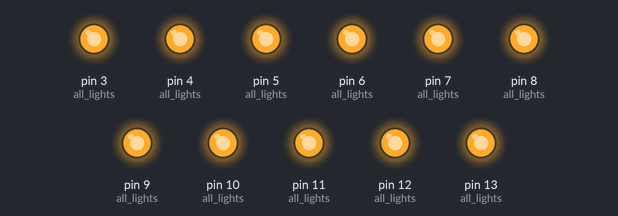
A sketch run on a simulated Arduino Uno, built with avr-gcc and run on an emulated ATmega328P. Parts: output pins drawn as LEDs (lit = HIGH). What the sketch prints to the serial monitor is not drawn.

Above: at 5.2 s.
At 5.7 s:
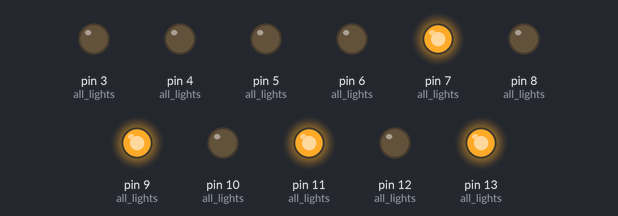
At 6.7 s:
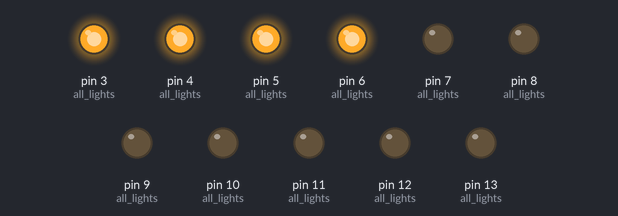
At 7.7 s:
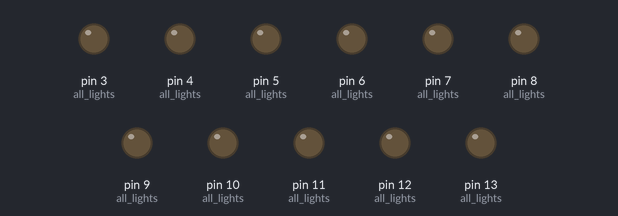
At 9.45 s:
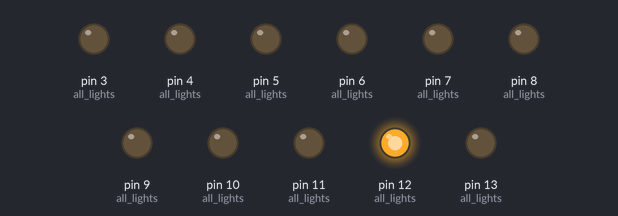
At 11.3 s:
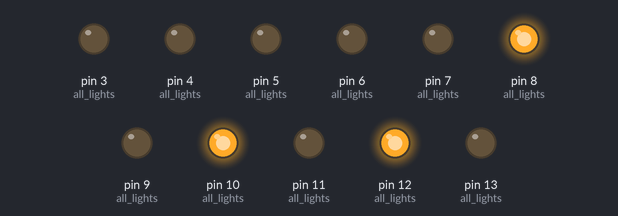
Timing chart, 0 to 11.6 s (numbered marks = the images above):
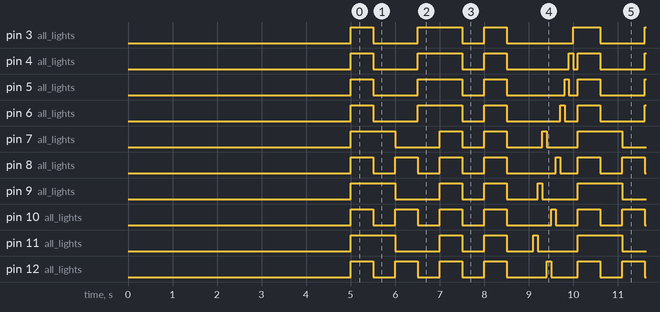

The sketch:

11_LED_Light_Flash_Sequence.ino
```cpp
//11-LED Light Flashing Sequence
//Written by Benjamin Wenger on 12-25-2025
//Last Updated 12-28-2025

//Define Pin Locations
const int R1 = 13;
const int W1 = 12;
const int R2 = 11;
const int W2 = 10;
const int R3 = 9;
const int W3 = 8;
const int R4 = 7;
const int BL1 = 6;
const int BL2 = 5;
const int BL3 = 4;
const int BL4 = 3;

//Define Light Groupings
int red_lights[] = {R1,R2,R3,R4};
int white_lights[] = {W1,W2,W3};
int blue_lights[] = {BL1,BL2,BL3,BL4};
int all_lights[] = {R1,R2,R3,R4,W1,W2,W3,BL1,BL2,BL3,BL4};

//Define a macro to find the length of any array
#define ARRAY_LENGTH(x) (sizeof(x) / sizeof(x[0]))

//Initialize length variables using the above macro
int red_length = ARRAY_LENGTH(red_lights);
int white_length = ARRAY_LENGTH(white_lights);
int blue_length = ARRAY_LENGTH(blue_lights);
int all_length = ARRAY_LENGTH(all_lights);

//Function to flash one LED
void light_flash(int pin, int duration) {
  digitalWrite(pin,HIGH);
  delay(duration);
  digitalWrite(pin,LOW);
}

//Function to flash an array of LEDs
void lights_flash(int pins[], int length, int duration) {
  for (int ii = 0; ii < length; ii++) {
    digitalWrite(pins[ii],HIGH);
  }
  delay(duration);
  for (int ii = 0; ii < length; ii++) {
    digitalWrite(pins[ii],LOW);
  }
}

//Function to print any array of values to the serial monitor
void arr_print(int array[], int length) {
  for (int ii = 0; ii < length; ii++) {
    Serial.print(array[ii]);
    Serial.print('\t');
  }
  Serial.println();
}

void setup() {
  //Set Baudrate
  Serial.begin(115200);

  //Delay 5 seconds to establish a connection with the USB port
  delay(5000);

  //Print Hello World to Verify Serial function
  Serial.println("Hello World");

  //Declare pins as inputs or outputs
  for (int ii = 0; ii < all_length; ii++) {
      pinMode(all_lights[ii],OUTPUT);
  }

  //Initialize Light States
  for (int ii = 0; ii < all_length; ii++) {
      digitalWrite(all_lights[ii],LOW);
  }

  //Tell User all lights are off
  Serial.println("All lights are off.");

  //Print all combinations of lights
  arr_print(all_lights,all_length);
  arr_print(red_lights,red_length);
  arr_print(white_lights,white_length);
  arr_print(blue_lights,blue_length);
}

void loop() {
  //Flash all lights
  lights_flash(all_lights,all_length,500);

  //Flash red lights
  lights_flash(red_lights,red_length,500);

  //Flash white lights
  lights_flash(white_lights,white_length,500);

  //Flash blue lights
  lights_flash(blue_lights,blue_length,500);

  //Flash all lights twice
  for (int ii = 1; ii < 3; ii++) {
    lights_flash(all_lights,all_length,500);
    delay(500);
  }

  //Flash each light individually starting with R1 and ending with BL4
  for (int ii = 0; ii < all_length; ii++) {
    light_flash(all_lights[ii],100);
  }
}
```

Measured:
- by itself, pin 3 (all_lights): repeats every 5.1 s: LOW 1.0 s, HIGH 1.0 s, LOW 0.50 s, HIGH 0.50 s, LOW 1.5 s, HIGH 0.60 s
- by itself, pin 4 (all_lights): repeats every 5.1 s: LOW 1.0 s, HIGH 1.0 s, LOW 0.50 s, HIGH 0.50 s, LOW 1.4 s, HIGH 0.10 s, LOW 0.10 s, HIGH 0.50 s
- by itself, pin 5 (all_lights): repeats every 5.1 s: LOW 1.0 s, HIGH 1.0 s, LOW 0.50 s, HIGH 0.50 s, LOW 1.3 s, HIGH 0.10 s, LOW 0.20 s, HIGH 0.50 s
- by itself, pin 6 (all_lights): repeats every 5.1 s: LOW 1.0 s, HIGH 1.0 s, LOW 0.50 s, HIGH 0.50 s, LOW 1.2 s, HIGH 0.10 s, LOW 0.30 s, HIGH 0.50 s
- by itself, pin 7 (all_lights): repeats every 5.1 s: LOW 1.0 s, HIGH 0.50 s, LOW 0.50 s, HIGH 0.50 s, LOW 0.80 s, HIGH 0.10 s, LOW 0.70 s, HIGH 1.0 s
- by itself, pin 8 (all_lights): repeats every 5.1 s: 3 × (LOW 0.50 s, HIGH 0.50 s), LOW 1.1 s, HIGH 0.10 s, LOW 0.40 s, HIGH 0.50 s
- by itself, pin 9 (all_lights): repeats every 5.1 s: LOW 1.0 s, HIGH 0.50 s, LOW 0.50 s, HIGH 0.50 s, LOW 0.70 s, HIGH 0.10 s, LOW 0.80 s, HIGH 1.0 s
- by itself, pin 10 (all_lights): repeats every 5.1 s: 3 × (LOW 0.50 s, HIGH 0.50 s), LOW 1.0 s, HIGH 0.10 s, LOW 0.50 s, HIGH 0.50 s
